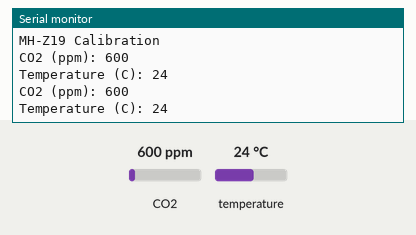
The sketch below on a simulated ESP32. Shown: the last lines printed to the serial monitor. The test bench sets the inputs (shaded band); at power-on: CO2 600 ppm, temperature 24 °C.

Above: at 4.8 s.
4.9 s: CO2 set to 452 ppm
At 7.0 s:
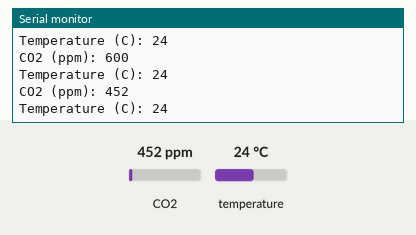
7.9 s: temperature set to 12 °C
At 9.3 s:
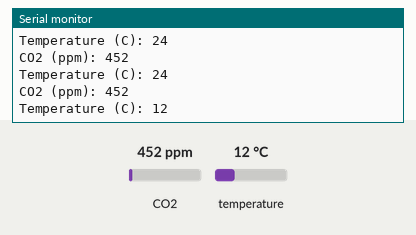
10.9 s: CO2 set to 1050 ppm
At 12.7 s:
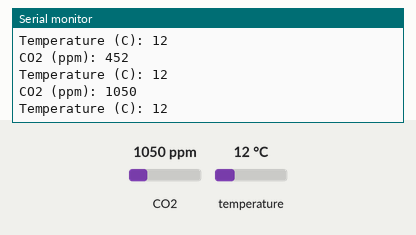
Timing chart, 0 to 14.2 s (numbered marks = the images above; inputs shaded):
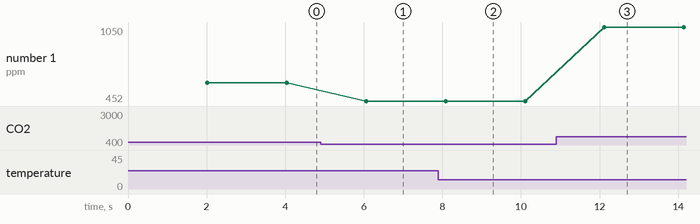

The sketch:

test_MH-Z19_V2_Calibration.ino
```cpp
/*
    NOTE - the order of functions is important for correct
    calibration.

    Where other CO2 sensors require an nitrogen atmosphere to "zero"
    the sensor CO2 reference, the MHZ19 "zero" (confusingly) refers to the
    background CO2 level hardcoded into the device at 400ppm (getBackgroundCO2()
    sends a command to the device to retrieve the value);

    The best start for your sensor is to wait till CO2 values are as close to background
    levels as possible (currently an average of ~418ppm). Usually at night time and outside
    if possible, otherwise when the house has been unoccupied for as long as possible such.

    HOW TO USE:

    ----- Hardware Method  -----
    By pulling the zero HD low (0V) for 7 Secs as per the datasheet.

    ----- Software Method -----
    Run this example while in an ideal environment (I.e. restarting the device). Once
    restarted, disconnect MHZ19 from device and upload a new sketch to avoid
    recalibration.

    ----- Auto calibration ----
    If you are using auto calibration, the sensor will adjust its self every 24 hours
    (note here, the auto calibration algorithm uses the lowest observe CO2 value
    for that set of 24 hours as the zero - so, if your device is under an environment
    which does not fall to these levels, consider turning this off in your setup code).

    If autoCalibration is set to "false", then getting the background calibration levels
    correct at first try is essential.
*/

#include <Arduino.h>
#include "MHZ19.h"
//#include <SoftwareSerial.h>                                // Remove if using HardwareSerial or non-uno library compatable device

#define RX_PIN 16
#define TX_PIN 17
#define BAUDRATE 9600                                      // Native to the sensor (do not change)

MHZ19 myMHZ19;

//SoftwareSerial mySerial(RX_PIN, TX_PIN);    // Uno example
HardwareSerial mySerial(1);               // ESP32 Example

unsigned long getDataTimer = 0;

void verifyRange(int range);

void setup()
{
  Serial.begin(115200);
  while (!Serial);   // time to get serial running
  Serial.println(F("MH-Z19 Calibration"));

  mySerial.begin(BAUDRATE);                                    // Uno example: Begin Stream with MHZ19 baudrate
  //mySerial.begin(BAUDRATE, SERIAL_8N1, RX_PIN, TX_PIN);      // ESP32 Example

  myMHZ19.begin(mySerial);                                // *Important, Pass your Stream reference

  /*            ### setRange(value)###
     Basic:
     setRange(value) - set range to value (advise 2000 or 5000).
     setRange()      - set range to 2000.

     Advanced:
     Use verifyRange(int range) from this code at the bottom.
  */

  myMHZ19.setRange(2000);

  /*            ###calibrateZero()###
     Basic:
     calibrateZero() - request zero calibration

     Advanced:
     In Testing.
  */

  myMHZ19.calibrateZero();

  /*             ### setSpan(value)###
     Basic:
     setSpan(value) - set span to value (strongly recommend 2000)
     setSpan()      - set span to 2000;

  */

  myMHZ19.setSpan(2000);

  /*            ###autoCalibration(false)###
     Basic:
     autoCalibration(false) - turns auto calibration OFF. (automatically sent before defined period elapses)
     autoCalibration(true)  - turns auto calibration ON.
     autoCalibration()      - turns auto calibration ON.

     Advanced:
     autoCalibration(true, 12) - turns autocalibration ON and calibration period to 12 hrs (maximum 24hrs).
  */

  myMHZ19.autoCalibration(false);

}

void loop()
{
  if (millis() - getDataTimer >= 2000)     // Check if interval has elapsed (non-blocking delay() equivilant)
  {
    int CO2;
    CO2 = myMHZ19.getCO2();

    Serial.print("CO2 (ppm): ");
    Serial.println(CO2);

    int8_t Temp;                           // Buffer for temperature
    Temp = myMHZ19.getTemperature();       // Request Temperature (as Celsius)

    Serial.print("Temperature (C): ");
    Serial.println(Temp);

    getDataTimer = millis();              // Update inerval
  }
}

void verifyRange(int range)
{
  Serial.println("Requesting new range.");

  myMHZ19.setRange(range);                             // request new range write

  if (myMHZ19.getRange() == range)                     // Send command to device to return it's range value.
    Serial.println("Range successfully applied.");   // Success

  else
    Serial.println("Failed to apply range.");        // Failed
}
```

Measured:
- after the input at 4.9 s, the serial monitor: prints a new line after 1.2 s (image 1)
- after the input at 7.9 s, the serial monitor: prints a new line after 0.18 s (image 2)
- after the input at 10.9 s, the serial monitor: prints a new line after 1.2 s (image 3)
- plotted number 1: 600 → 452 after the input at 4.9 s, 452 → 1050 after the input at 10.9 s
